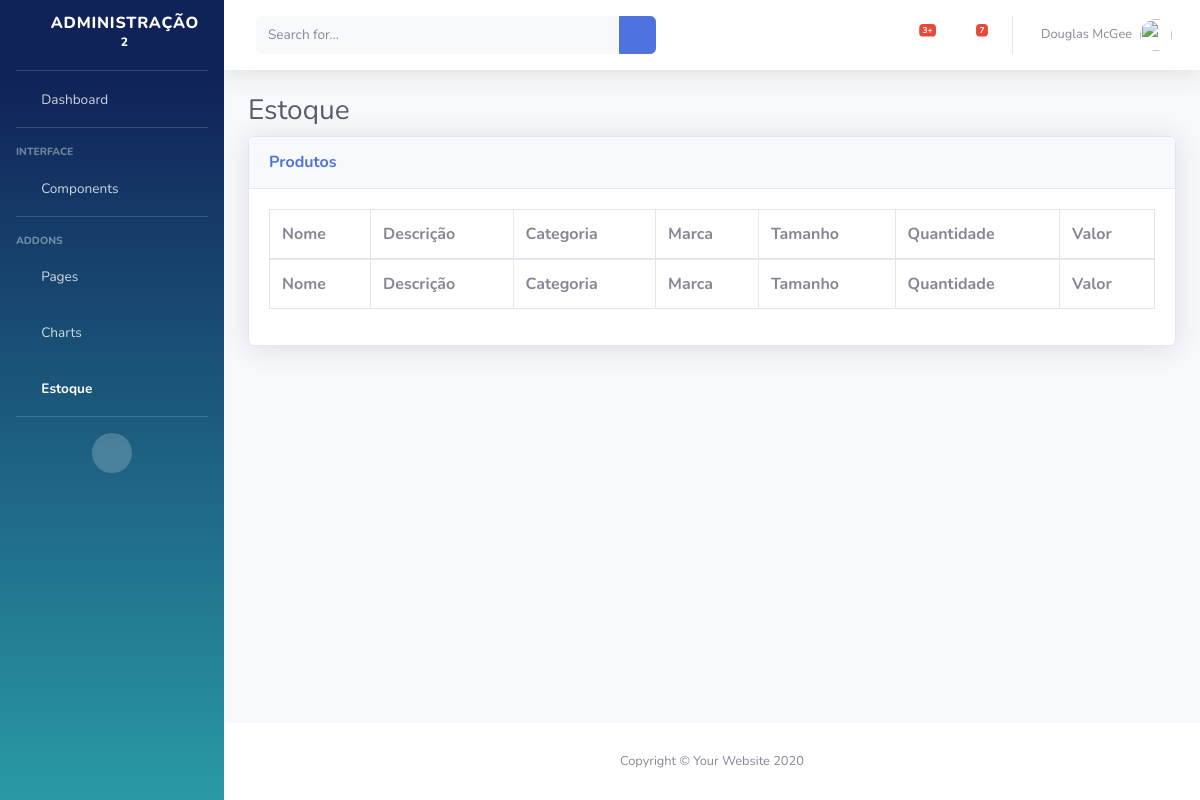
Before: /estoque with the older database file.
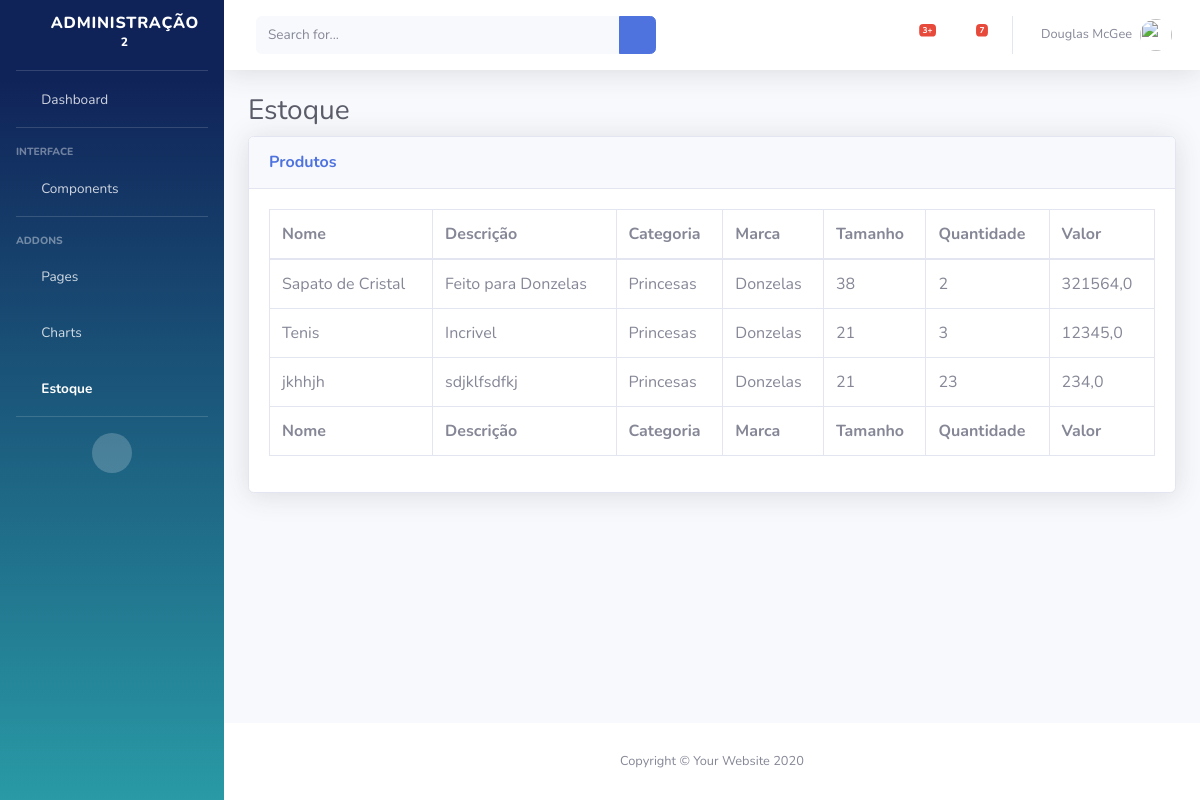
After: the same page with the newer database file.
### ecommerce/models.py (models this page shows, shortened)
class Produto(models.Model):
    nome = models.CharField(max_length=255)
    descricao = models.TextField()
    qtd = models.IntegerField()
    valor = models.FloatField()
    tamanho = models.CharField(max_length=2)
    endimg = models.ImageField(upload_to='Produto_img/%Y/%m/%d')
    compra_fornecedor = models.ForeignKey(Compra_Fornecedor, on_delete=models.DO_NOTHING)
    hist_produto = models.ForeignKey(Hist_Produto, on_delete=models.DO_NOTHING, blank=True, null=True)
    categoria = models.ForeignKey(Categoria, on_delete=models.DO_NOTHING)
    marca = models.ForeignKey(Marca, on_delete=models.DO_NOTHING)

class Categoria(models.Model):
    tpCategoria = models.CharField(max_length=255)

class Marca(models.Model):
    nmMarca = models.CharField(max_length=255)

### ecommerce/views.py (the view)
# urls.py: path('estoque', views.estoque, name='estoque'),
def estoque(request):
    produtos = Produto.objects.all()
    return render(request, 'admins/estoque/index.html',{'produtos':produtos})

### ecommerce/templates/admins/estoque/index.html (shortened to what this page needs)
{% load static %}
<!DOCTYPE html>
<html lang="pt-br">
<head>
    <link href="{% static 'vendor/fontawesome-free/css/all.min.css' %}" rel="stylesheet" type="text/css">
    <link href="{% static 'css/sb-admin-2.min.css' %}" rel="stylesheet">
    <link href="{% static 'vendor/datatables/dataTables.bootstrap4.min.css' %}" rel="stylesheet">
</head>
<body id="page-top">
    <div id="wrapper">
        <ul class="navbar-nav bg-gradient-primary sidebar sidebar-dark accordion" id="accordionSidebar">
            <a class="sidebar-brand d-flex align-items-center justify-content-center" href="{% url 'dashboard' %}">
                <div class="sidebar-brand-icon rotate-n-15">
                    <i class="fas fa-laugh-wink"></i>
                </div>
                <div class="sidebar-brand-text mx-3">Administração <sup>2</sup></div>
            </a>
            <hr class="sidebar-divider my-0">
            <li class="nav-item">
                <a class="nav-link" href="{% url 'dashboard' %}">
                    <i class="fas fa-fw fa-tachometer-alt"></i>
                    <span>Dashboard</span></a>
            </li>
            <hr class="sidebar-divider">
            <div class="sidebar-heading">
                Interface
            </div>
            <li class="nav-item">
                <a class="nav-link collapsed" href="#" data-toggle="collapse" data-target="#collapseTwo"
                    aria-expanded="true" aria-controls="collapseTwo">
                    <i class="fas fa-fw fa-cog"></i>
                    <span>Components</span>
                </a>
            </li>
            <hr class="sidebar-divider">
            <div class="sidebar-heading">
                Addons
            </div>
            <li class="nav-item">
                <a class="nav-link collapsed" href="#" data-toggle="collapse" data-target="#collapsePages"
                    aria-expanded="true" aria-controls="collapsePages">
                    <i class="fas fa-fw fa-folder"></i>
                    <span>Pages</span>
                </a>
            </li>
            <li class="nav-item">
                <a class="nav-link" href="charts.html">
                    <i class="fas fa-fw fa-chart-area"></i>
                    <span>Charts</span></a>
            </li>
            <li class="nav-item active">
                <a class="nav-link" href="{% url 'estoque' %}">
                    <i class="fas fa-fw fa-table"></i>
                    <span>Estoque</span></a>
            </li>
            <hr class="sidebar-divider d-none d-md-block">
            <div class="text-center d-none d-md-inline">
                <button class="rounded-circle border-0" id="sidebarToggle"></button>
            </div>
        </ul>
        <div id="content-wrapper" class="d-flex flex-column">
            <div id="content">
                <nav class="navbar navbar-expand navbar-light bg-white topbar mb-4 static-top shadow">
                    <form
                        class="d-none d-sm-inline-block form-inline mr-auto ml-md-3 my-2 my-md-0 mw-100 navbar-search">
                        <div class="input-group">
                            <input type="text" class="form-control bg-light border-0 small" placeholder="Search for..."
                                aria-label="Search" aria-describedby="basic-addon2">
                            <div class="input-group-append">
                                <button class="btn btn-primary" type="button">
                                    <i class="fas fa-search fa-sm"></i>
                                </button>
                            </div>
                        </div>
                    </form>
                    <ul class="navbar-nav ml-auto">
                        <li class="nav-item dropdown no-arrow mx-1">
                            <a class="nav-link dropdown-toggle" href="#" id="alertsDropdown" role="button"
                                data-toggle="dropdown" aria-haspopup="true" aria-expanded="false">
                                <i class="fas fa-bell fa-fw"></i>
                                <span class="badge badge-danger badge-counter">3+</span>
                            </a>
                        </li>
                        <li class="nav-item dropdown no-arrow mx-1">
                            <a class="nav-link dropdown-toggle" href="#" id="messagesDropdown" role="button"
                                data-toggle="dropdown" aria-haspopup="true" aria-expanded="false">
                                <i class="fas fa-envelope fa-fw"></i>
                                <span class="badge badge-danger badge-counter">7</span>
                            </a>
                        </li>
                        <li class="nav-item dropdown no-arrow">
                            <a class="nav-link dropdown-toggle" href="#" id="userDropdown" role="button"
                                data-toggle="dropdown" aria-haspopup="true" aria-expanded="false">
                                <span class="mr-2 d-none d-lg-inline text-gray-600 small">Douglas McGee</span>
                                <img class="img-profile rounded-circle"
                                    src="img/undraw_profile.svg">
                            </a>
                        </li>
                    </ul>
                </nav>
                <div class="container-fluid">
                    <h1 class="h3 mb-2 text-gray-800">Estoque</h1>
                    <div class="card shadow mb-4">
                        <div class="card-header py-3">
                            <h6 class="m-0 font-weight-bold text-primary">Produtos</h6>
                        </div>
                        <div class="card-body">
                            <div class="table-responsive">
                                <table class="table table-bordered" id="dataTable" width="100%" cellspacing="0">
                                    <thead>
                                        <tr>
                                            <th>Nome</th>
                                            <th>Descrição</th>
                                            <th>Categoria</th>
                                            <th>Marca</th>
                                            <th>Tamanho</th>
                                            <th>Quantidade</th>
                                            <th>Valor</th>
                                        </tr>
                                    </thead>
                                    <tfoot>
                                        <tr>
                                            <th>Nome</th>
                                            <th>Descrição</th>
                                            <th>Categoria</th>
                                            <th>Marca</th>
                                            <th>Tamanho</th>
                                            <th>Quantidade</th>
                                            <th>Valor</th>
                                        </tr>
                                    </tfoot>
                                    <tbody>
                                        {% for produto in produtos %}
                                        <tr>
                                            <td>{{produto.nome}}</td>
                                            <td>{{produto.descricao}}</td>
                                            <td>{{produto.categoria.tpCategoria}}</td>
                                            <td>{{produto.marca.nmMarca}}</td>
                                            <td>{{produto.tamanho}}</td>
                                            <td>{{produto.qtd}}</td>
                                            <td>{{produto.valor}}</td>
                                        </tr>
                                        {% endfor %}
                                    </tbody>
                                </table>
                            </div>
                        </div>
                    </div>
                </div>
            </div>
            <footer class="sticky-footer bg-white">
                <div class="container my-auto">
                    <div class="copyright text-center my-auto">
                        <span>Copyright &copy; Your Website 2020</span>
                    </div>
                </div>
            </footer>
        </div>
    </div>
</body>
</html>

Changed rows visible on the page:
added Produto: nome "Sapato de Cristal", descricao "Feito para Donzelas", categoria.tpCategoria "Princesas", marca.nmMarca "Donzelas", tamanho "38", qtd "2", valor "321564,0"
added Produto: nome "Tenis", descricao "Incrivel", categoria.tpCategoria "Princesas", marca.nmMarca "Donzelas", tamanho "21", qtd "3", valor "12345,0"
added Produto: nome "jkhhjh", descricao "sdjklfsdfkj", categoria.tpCategoria "Princesas", marca.nmMarca "Donzelas", tamanho "21", qtd "23", valor "234,0"
